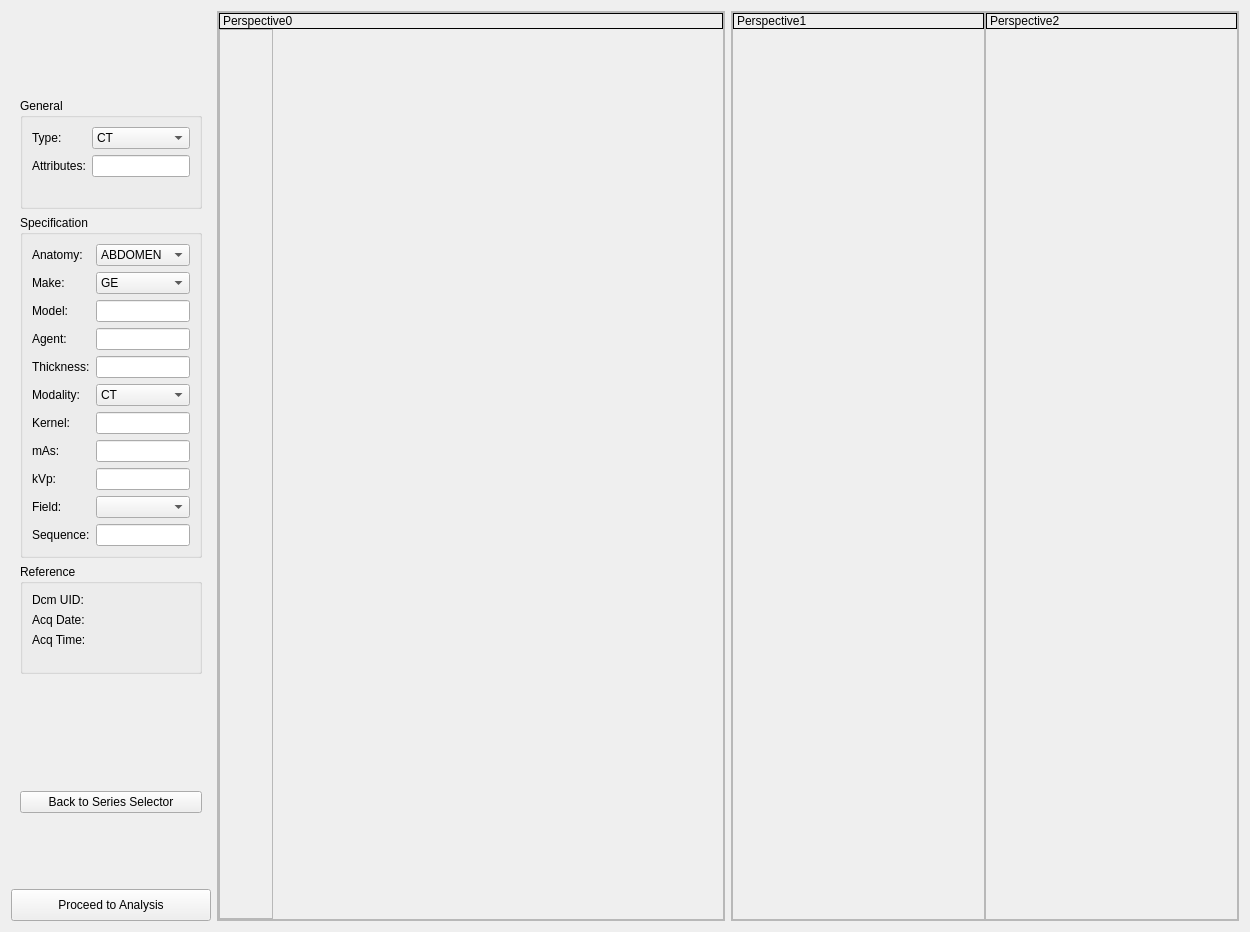
<?xml version="1.0" encoding="UTF-8"?>
<ui version="4.0">
 <class>seriesSurvey</class>
 <widget class="QWidget" name="seriesSurvey">
  <property name="geometry">
   <rect>
    <x>0</x>
    <y>0</y>
    <width>1250</width>
    <height>932</height>
   </rect>
  </property>
  <property name="windowTitle">
   <string>Form</string>
  </property>
  <layout class="QGridLayout" name="gridLayout">
   <item row="2" column="0">
    <widget class="QStackedWidget" name="seriesSelectionArea">
     <property name="maximumSize">
      <size>
       <width>200</width>
       <height>16777215</height>
      </size>
     </property>
     <property name="currentIndex">
      <number>1</number>
     </property>
     <widget class="QWidget" name="selectPage">
      <layout class="QGridLayout" name="gridLayout_2">
       <item row="0" column="0">
        <widget class="QPushButton" name="addSeriesButton">
         <property name="maximumSize">
          <size>
           <width>200</width>
           <height>20</height>
          </size>
         </property>
         <property name="text">
          <string>Add Series</string>
         </property>
        </widget>
       </item>
       <item row="1" column="0">
        <widget class="QScrollArea" name="seriesSelector">
         <property name="sizePolicy">
          <sizepolicy hsizetype="Preferred" vsizetype="Preferred">
           <horstretch>10</horstretch>
           <verstretch>0</verstretch>
          </sizepolicy>
         </property>
         <property name="minimumSize">
          <size>
           <width>124</width>
           <height>0</height>
          </size>
         </property>
         <property name="maximumSize">
          <size>
           <width>200</width>
           <height>16777215</height>
          </size>
         </property>
         <property name="widgetResizable">
          <bool>true</bool>
         </property>
         <widget class="QWidget" name="scrollAreaWidgetContents">
          <property name="geometry">
           <rect>
            <x>0</x>
            <y>0</y>
            <width>124</width>
            <height>182</height>
           </rect>
          </property>
          <property name="sizePolicy">
           <sizepolicy hsizetype="Preferred" vsizetype="Preferred">
            <horstretch>10</horstretch>
            <verstretch>0</verstretch>
           </sizepolicy>
          </property>
          <property name="minimumSize">
           <size>
            <width>124</width>
            <height>0</height>
           </size>
          </property>
          <property name="maximumSize">
           <size>
            <width>200</width>
            <height>16777215</height>
           </size>
          </property>
          <layout class="QGridLayout" name="gridLayout_11">
           <property name="leftMargin">
            <number>0</number>
           </property>
           <property name="topMargin">
            <number>0</number>
           </property>
           <property name="rightMargin">
            <number>0</number>
           </property>
           <property name="bottomMargin">
            <number>0</number>
           </property>
           <property name="spacing">
            <number>0</number>
           </property>
           <item row="0" column="0">
            <layout class="QVBoxLayout" name="seriesSetBox">
             <item>
              <layout class="QVBoxLayout" name="seriesWidget">
               <property name="spacing">
                <number>0</number>
               </property>
               <property name="sizeConstraint">
                <enum>QLayout::SetFixedSize</enum>
               </property>
               <property name="topMargin">
                <number>0</number>
               </property>
               <property name="bottomMargin">
                <number>0</number>
               </property>
               <item>
                <widget class="QLabel" name="seriesLabel">
                 <property name="maximumSize">
                  <size>
                   <width>16777215</width>
                   <height>16</height>
                  </size>
                 </property>
                 <property name="font">
                  <font>
                   <weight>75</weight>
                   <italic>true</italic>
                   <bold>true</bold>
                   <underline>true</underline>
                  </font>
                 </property>
                 <property name="autoFillBackground">
                  <bool>false</bool>
                 </property>
                 <property name="styleSheet">
                  <string notr="true">background-color: black</string>
                 </property>
                 <property name="text">
                  <string>shouldn't appear</string>
                 </property>
                 <property name="alignment">
                  <set>Qt::AlignCenter</set>
                 </property>
                </widget>
               </item>
               <item>
                <widget class="QWidget" name="seriesThumb" native="true">
                 <property name="sizePolicy">
                  <sizepolicy hsizetype="Expanding" vsizetype="Expanding">
                   <horstretch>0</horstretch>
                   <verstretch>0</verstretch>
                  </sizepolicy>
                 </property>
                 <property name="minimumSize">
                  <size>
                   <width>0</width>
                   <height>150</height>
                  </size>
                 </property>
                 <property name="maximumSize">
                  <size>
                   <width>16777215</width>
                   <height>200</height>
                  </size>
                 </property>
                 <property name="styleSheet">
                  <string notr="true">background-image: ./MR-MONO2-8-16x-heart.jpg</string>
                 </property>
                </widget>
               </item>
               <item>
                <widget class="Line" name="line_2">
                 <property name="orientation">
                  <enum>Qt::Horizontal</enum>
                 </property>
                </widget>
               </item>
              </layout>
             </item>
             <item>
              <spacer name="verticalSpacer">
               <property name="orientation">
                <enum>Qt::Vertical</enum>
               </property>
               <property name="sizeHint" stdset="0">
                <size>
                 <width>20</width>
                 <height>40</height>
                </size>
               </property>
              </spacer>
             </item>
            </layout>
           </item>
          </layout>
         </widget>
        </widget>
       </item>
      </layout>
     </widget>
     <widget class="QWidget" name="propertiesPage">
      <layout class="QVBoxLayout" name="verticalLayout">
       <item>
        <widget class="QGroupBox" name="generalProperties">
         <property name="sizePolicy">
          <sizepolicy hsizetype="Expanding" vsizetype="Expanding">
           <horstretch>0</horstretch>
           <verstretch>0</verstretch>
          </sizepolicy>
         </property>
         <property name="title">
          <string>General</string>
         </property>
         <layout class="QFormLayout" name="formLayout_4">
          <item row="1" column="0">
           <widget class="QLabel" name="seriesAttributesPrompt">
            <property name="text">
             <string>Attributes:</string>
            </property>
           </widget>
          </item>
          <item row="1" column="1">
           <widget class="QLineEdit" name="seriesAttributes"/>
          </item>
          <item row="0" column="0">
           <widget class="QLabel" name="seriesTypePrompt">
            <property name="text">
             <string>Type:</string>
            </property>
           </widget>
          </item>
          <item row="0" column="1">
           <widget class="QComboBox" name="seriesType">
            <property name="editable">
             <bool>false</bool>
            </property>
            <item>
             <property name="text">
              <string>CT</string>
             </property>
            </item>
            <item>
             <property name="text">
              <string>MRA</string>
             </property>
            </item>
            <item>
             <property name="text">
              <string>DCE</string>
             </property>
            </item>
            <item>
             <property name="text">
              <string>DWI</string>
             </property>
            </item>
            <item>
             <property name="text">
              <string>FIESTA</string>
             </property>
            </item>
            <item>
             <property name="text">
              <string>PC</string>
             </property>
            </item>
            <item>
             <property name="text">
              <string>T1w</string>
             </property>
            </item>
            <item>
             <property name="text">
              <string>T2w</string>
             </property>
            </item>
            <item>
             <property name="text">
              <string>TOF</string>
             </property>
            </item>
            <item>
             <property name="text">
              <string>DelayedEnhancement</string>
             </property>
            </item>
            <item>
             <property name="text">
              <string>DualEchoIn</string>
             </property>
            </item>
            <item>
             <property name="text">
              <string>DualEchoOut</string>
             </property>
            </item>
            <item>
             <property name="text">
              <string>US</string>
             </property>
            </item>
            <item>
             <property name="text">
              <string>IVUS</string>
             </property>
            </item>
            <item>
             <property name="text">
              <string>XA</string>
             </property>
            </item>
           </widget>
          </item>
         </layout>
        </widget>
       </item>
       <item>
        <widget class="QGroupBox" name="specification">
         <property name="sizePolicy">
          <sizepolicy hsizetype="Expanding" vsizetype="Expanding">
           <horstretch>0</horstretch>
           <verstretch>0</verstretch>
          </sizepolicy>
         </property>
         <property name="title">
          <string>Specification</string>
         </property>
         <layout class="QFormLayout" name="formLayout_5">
          <item row="0" column="0">
           <widget class="QLabel" name="anatomyPrompt">
            <property name="text">
             <string>Anatomy:</string>
            </property>
           </widget>
          </item>
          <item row="0" column="1">
           <widget class="QComboBox" name="anatomy">
            <property name="editable">
             <bool>false</bool>
            </property>
            <property name="sizeAdjustPolicy">
             <enum>QComboBox::AdjustToContents</enum>
            </property>
            <item>
             <property name="text">
              <string>ABDOMEN</string>
             </property>
            </item>
            <item>
             <property name="text">
              <string>CHEST</string>
             </property>
            </item>
            <item>
             <property name="text">
              <string>HEAD</string>
             </property>
            </item>
            <item>
             <property name="text">
              <string>HEAD AND NECK</string>
             </property>
            </item>
            <item>
             <property name="text">
              <string>LOWER</string>
             </property>
            </item>
            <item>
             <property name="text">
              <string>NECK</string>
             </property>
            </item>
           </widget>
          </item>
          <item row="1" column="0">
           <widget class="QLabel" name="makePrompt">
            <property name="text">
             <string>Make:</string>
            </property>
           </widget>
          </item>
          <item row="1" column="1">
           <widget class="QComboBox" name="make">
            <property name="editable">
             <bool>false</bool>
            </property>
            <item>
             <property name="text">
              <string>GE</string>
             </property>
            </item>
            <item>
             <property name="text">
              <string>Hitachi</string>
             </property>
            </item>
            <item>
             <property name="text">
              <string>Philips</string>
             </property>
            </item>
            <item>
             <property name="text">
              <string>Siemens</string>
             </property>
            </item>
            <item>
             <property name="text">
              <string>Toshiba</string>
             </property>
            </item>
           </widget>
          </item>
          <item row="2" column="0">
           <widget class="QLabel" name="modelPrompt">
            <property name="text">
             <string>Model:</string>
            </property>
           </widget>
          </item>
          <item row="2" column="1">
           <widget class="QLineEdit" name="model"/>
          </item>
          <item row="3" column="0">
           <widget class="QLabel" name="agentPrompt">
            <property name="text">
             <string>Agent:</string>
            </property>
           </widget>
          </item>
          <item row="3" column="1">
           <widget class="QLineEdit" name="agent"/>
          </item>
          <item row="4" column="0">
           <widget class="QLabel" name="thicknessPrompt">
            <property name="text">
             <string>Thickness:</string>
            </property>
           </widget>
          </item>
          <item row="4" column="1">
           <widget class="QLineEdit" name="thickness"/>
          </item>
          <item row="6" column="0">
           <widget class="QLabel" name="kernelPrompt">
            <property name="text">
             <string>Kernel:</string>
            </property>
           </widget>
          </item>
          <item row="6" column="1">
           <widget class="QLineEdit" name="kernel"/>
          </item>
          <item row="5" column="0">
           <widget class="QLabel" name="modalityPrompt">
            <property name="text">
             <string>Modality:</string>
            </property>
           </widget>
          </item>
          <item row="5" column="1">
           <widget class="QComboBox" name="modality">
            <property name="editable">
             <bool>false</bool>
            </property>
            <item>
             <property name="text">
              <string>CT</string>
             </property>
            </item>
            <item>
             <property name="text">
              <string>Dual-energy CT</string>
             </property>
            </item>
            <item>
             <property name="text">
              <string>MR</string>
             </property>
            </item>
            <item>
             <property name="text">
              <string>PET</string>
             </property>
            </item>
            <item>
             <property name="text">
              <string>SPECT</string>
             </property>
            </item>
            <item>
             <property name="text">
              <string>B-Mode US</string>
             </property>
            </item>
            <item>
             <property name="text">
              <string>IVUS</string>
             </property>
            </item>
           </widget>
          </item>
          <item row="7" column="0">
           <widget class="QLabel" name="mAsPrompt">
            <property name="text">
             <string>mAs:</string>
            </property>
           </widget>
          </item>
          <item row="7" column="1">
           <widget class="QLineEdit" name="mas"/>
          </item>
          <item row="8" column="0">
           <widget class="QLabel" name="kVpPrompt">
            <property name="text">
             <string>kVp:</string>
            </property>
           </widget>
          </item>
          <item row="8" column="1">
           <widget class="QLineEdit" name="kvp"/>
          </item>
          <item row="9" column="0">
           <widget class="QLabel" name="fieldStrengthPrompt">
            <property name="text">
             <string>Field:</string>
            </property>
           </widget>
          </item>
          <item row="9" column="1">
           <widget class="QComboBox" name="fieldStrength">
            <property name="editable">
             <bool>false</bool>
            </property>
            <item>
             <property name="text">
              <string/>
             </property>
            </item>
            <item>
             <property name="text">
              <string>0.5</string>
             </property>
            </item>
            <item>
             <property name="text">
              <string>1.0</string>
             </property>
            </item>
            <item>
             <property name="text">
              <string>1.5</string>
             </property>
            </item>
            <item>
             <property name="text">
              <string>3</string>
             </property>
            </item>
            <item>
             <property name="text">
              <string>7</string>
             </property>
            </item>
           </widget>
          </item>
          <item row="10" column="0">
           <widget class="QLabel" name="sequencePrompt">
            <property name="text">
             <string>Sequence:</string>
            </property>
           </widget>
          </item>
          <item row="10" column="1">
           <widget class="QLineEdit" name="sequence"/>
          </item>
         </layout>
        </widget>
       </item>
       <item>
        <widget class="QGroupBox" name="reference">
         <property name="sizePolicy">
          <sizepolicy hsizetype="Expanding" vsizetype="Expanding">
           <horstretch>0</horstretch>
           <verstretch>0</verstretch>
          </sizepolicy>
         </property>
         <property name="title">
          <string>Reference</string>
         </property>
         <layout class="QFormLayout" name="formLayout_6">
          <item row="0" column="0">
           <widget class="QLabel" name="dicomUIDPrompt">
            <property name="text">
             <string>Dcm UID:</string>
            </property>
           </widget>
          </item>
          <item row="0" column="1">
           <widget class="QLabel" name="dicomUID">
            <property name="text">
             <string/>
            </property>
           </widget>
          </item>
          <item row="1" column="0">
           <widget class="QLabel" name="dicomDatePrompt">
            <property name="text">
             <string>Acq Date:</string>
            </property>
           </widget>
          </item>
          <item row="1" column="1">
           <widget class="QLabel" name="dicomDate">
            <property name="text">
             <string/>
            </property>
           </widget>
          </item>
          <item row="2" column="0">
           <widget class="QLabel" name="acqTimePrompt">
            <property name="text">
             <string>Acq Time:</string>
            </property>
           </widget>
          </item>
          <item row="2" column="1">
           <widget class="QLabel" name="dicomTime">
            <property name="text">
             <string/>
            </property>
           </widget>
          </item>
         </layout>
        </widget>
       </item>
       <item>
        <spacer name="verticalSpacer_2">
         <property name="orientation">
          <enum>Qt::Vertical</enum>
         </property>
         <property name="sizeHint" stdset="0">
          <size>
           <width>20</width>
           <height>3</height>
          </size>
         </property>
        </spacer>
       </item>
       <item>
        <widget class="QPushButton" name="doneWithPropertiesButton">
         <property name="sizePolicy">
          <sizepolicy hsizetype="Expanding" vsizetype="Fixed">
           <horstretch>0</horstretch>
           <verstretch>0</verstretch>
          </sizepolicy>
         </property>
         <property name="text">
          <string>Back to Series Selector</string>
         </property>
        </widget>
       </item>
      </layout>
     </widget>
    </widget>
   </item>
   <item row="5" column="0">
    <widget class="QPushButton" name="proceedToAnalysisButton">
     <property name="sizePolicy">
      <sizepolicy hsizetype="Preferred" vsizetype="Fixed">
       <horstretch>10</horstretch>
       <verstretch>0</verstretch>
      </sizepolicy>
     </property>
     <property name="minimumSize">
      <size>
       <width>124</width>
       <height>32</height>
      </size>
     </property>
     <property name="maximumSize">
      <size>
       <width>200</width>
       <height>32</height>
      </size>
     </property>
     <property name="text">
      <string>Proceed to Analysis</string>
     </property>
    </widget>
   </item>
   <item row="4" column="0">
    <widget class="QLabel" name="elucidLogo">
     <property name="minimumSize">
      <size>
       <width>200</width>
       <height>49</height>
      </size>
     </property>
     <property name="maximumSize">
      <size>
       <width>200</width>
       <height>49</height>
      </size>
     </property>
     <property name="text">
      <string/>
     </property>
     <property name="pixmap">
      <pixmap resource="cap.qrc">:/cap/screenPixMaps/ElucidLogotransp-for-dark.png</pixmap>
     </property>
     <property name="scaledContents">
      <bool>true</bool>
     </property>
    </widget>
   </item>
   <item row="0" column="2" rowspan="6">
    <widget class="QFrame" name="orthogonalViews">
     <property name="sizePolicy">
      <sizepolicy hsizetype="Expanding" vsizetype="Expanding">
       <horstretch>0</horstretch>
       <verstretch>0</verstretch>
      </sizepolicy>
     </property>
     <property name="frameShape">
      <enum>QFrame::StyledPanel</enum>
     </property>
     <property name="frameShadow">
      <enum>QFrame::Raised</enum>
     </property>
     <layout class="QGridLayout" name="gridLayout_3">
      <property name="leftMargin">
       <number>0</number>
      </property>
      <property name="topMargin">
       <number>0</number>
      </property>
      <property name="rightMargin">
       <number>0</number>
      </property>
      <property name="bottomMargin">
       <number>0</number>
      </property>
      <property name="spacing">
       <number>0</number>
      </property>
      <item row="0" column="0">
       <widget class="QFrame" name="orthogonalViewFrame1">
        <property name="sizePolicy">
         <sizepolicy hsizetype="Expanding" vsizetype="Expanding">
          <horstretch>100</horstretch>
          <verstretch>20</verstretch>
         </sizepolicy>
        </property>
        <property name="frameShape">
         <enum>QFrame::StyledPanel</enum>
        </property>
        <property name="frameShadow">
         <enum>QFrame::Raised</enum>
        </property>
        <layout class="QGridLayout" name="gridLayout_5">
         <property name="leftMargin">
          <number>0</number>
         </property>
         <property name="topMargin">
          <number>0</number>
         </property>
         <property name="rightMargin">
          <number>0</number>
         </property>
         <property name="bottomMargin">
          <number>0</number>
         </property>
         <property name="spacing">
          <number>0</number>
         </property>
         <item row="0" column="0">
          <widget class="QLabel" name="orthogonalView1Label">
           <property name="sizePolicy">
            <sizepolicy hsizetype="Expanding" vsizetype="Preferred">
             <horstretch>100</horstretch>
             <verstretch>0</verstretch>
            </sizepolicy>
           </property>
           <property name="frameShape">
            <enum>QFrame::Box</enum>
           </property>
           <property name="text">
            <string>Perspective1</string>
           </property>
          </widget>
         </item>
         <item row="1" column="0">
          <widget class="QVTKWidget" name="orthogonalViewRender1" native="true">
           <property name="sizePolicy">
            <sizepolicy hsizetype="Expanding" vsizetype="Expanding">
             <horstretch>100</horstretch>
             <verstretch>100</verstretch>
            </sizepolicy>
           </property>
          </widget>
         </item>
        </layout>
       </widget>
      </item>
      <item row="0" column="1">
       <widget class="QFrame" name="orthogonalViewFrame2">
        <property name="sizePolicy">
         <sizepolicy hsizetype="Expanding" vsizetype="Expanding">
          <horstretch>100</horstretch>
          <verstretch>20</verstretch>
         </sizepolicy>
        </property>
        <property name="frameShape">
         <enum>QFrame::StyledPanel</enum>
        </property>
        <property name="frameShadow">
         <enum>QFrame::Raised</enum>
        </property>
        <layout class="QGridLayout" name="gridLayout_6">
         <property name="leftMargin">
          <number>0</number>
         </property>
         <property name="topMargin">
          <number>0</number>
         </property>
         <property name="rightMargin">
          <number>0</number>
         </property>
         <property name="bottomMargin">
          <number>0</number>
         </property>
         <property name="spacing">
          <number>0</number>
         </property>
         <item row="0" column="0">
          <widget class="QLabel" name="orthogonalView2Label">
           <property name="sizePolicy">
            <sizepolicy hsizetype="Expanding" vsizetype="Preferred">
             <horstretch>100</horstretch>
             <verstretch>0</verstretch>
            </sizepolicy>
           </property>
           <property name="frameShape">
            <enum>QFrame::Box</enum>
           </property>
           <property name="text">
            <string>Perspective2</string>
           </property>
          </widget>
         </item>
         <item row="1" column="0">
          <widget class="QVTKWidget" name="orthogonalViewRender2" native="true">
           <property name="sizePolicy">
            <sizepolicy hsizetype="Expanding" vsizetype="Expanding">
             <horstretch>100</horstretch>
             <verstretch>100</verstretch>
            </sizepolicy>
           </property>
          </widget>
         </item>
        </layout>
       </widget>
      </item>
     </layout>
    </widget>
   </item>
   <item row="0" column="1" rowspan="6">
    <widget class="QFrame" name="workingView">
     <property name="sizePolicy">
      <sizepolicy hsizetype="Expanding" vsizetype="Expanding">
       <horstretch>0</horstretch>
       <verstretch>0</verstretch>
      </sizepolicy>
     </property>
     <property name="frameShape">
      <enum>QFrame::StyledPanel</enum>
     </property>
     <property name="frameShadow">
      <enum>QFrame::Raised</enum>
     </property>
     <layout class="QGridLayout" name="gridLayout_7">
      <property name="leftMargin">
       <number>0</number>
      </property>
      <property name="topMargin">
       <number>0</number>
      </property>
      <property name="rightMargin">
       <number>0</number>
      </property>
      <property name="bottomMargin">
       <number>0</number>
      </property>
      <property name="spacing">
       <number>0</number>
      </property>
      <item row="0" column="0" colspan="2">
       <widget class="QFrame" name="workingViewFrame0">
        <property name="sizePolicy">
         <sizepolicy hsizetype="Expanding" vsizetype="Expanding">
          <horstretch>100</horstretch>
          <verstretch>80</verstretch>
         </sizepolicy>
        </property>
        <property name="frameShape">
         <enum>QFrame::StyledPanel</enum>
        </property>
        <property name="frameShadow">
         <enum>QFrame::Raised</enum>
        </property>
        <layout class="QGridLayout" name="gridLayout_8">
         <property name="leftMargin">
          <number>0</number>
         </property>
         <property name="topMargin">
          <number>0</number>
         </property>
         <property name="rightMargin">
          <number>0</number>
         </property>
         <property name="bottomMargin">
          <number>0</number>
         </property>
         <property name="spacing">
          <number>0</number>
         </property>
         <item row="1" column="1">
          <widget class="QVTKWidget" name="workingViewRender0" native="true">
           <property name="sizePolicy">
            <sizepolicy hsizetype="Expanding" vsizetype="Expanding">
             <horstretch>100</horstretch>
             <verstretch>100</verstretch>
            </sizepolicy>
           </property>
          </widget>
         </item>
         <item row="0" column="0" colspan="2">
          <widget class="QLabel" name="workingViewLabel">
           <property name="sizePolicy">
            <sizepolicy hsizetype="Expanding" vsizetype="Preferred">
             <horstretch>100</horstretch>
             <verstretch>0</verstretch>
            </sizepolicy>
           </property>
           <property name="frameShape">
            <enum>QFrame::Box</enum>
           </property>
           <property name="text">
            <string>Perspective0</string>
           </property>
          </widget>
         </item>
         <item row="1" column="0">
          <widget class="QWidget" name="workingViewFrame0ControlsBox" native="true">
           <property name="sizePolicy">
            <sizepolicy hsizetype="Maximum" vsizetype="Preferred">
             <horstretch>0</horstretch>
             <verstretch>100</verstretch>
            </sizepolicy>
           </property>
           <property name="minimumSize">
            <size>
             <width>54</width>
             <height>0</height>
            </size>
           </property>
           <property name="maximumSize">
            <size>
             <width>54</width>
             <height>16777215</height>
            </size>
           </property>
           <layout class="QGridLayout" name="gridLayout_4">
            <property name="leftMargin">
             <number>0</number>
            </property>
            <property name="topMargin">
             <number>0</number>
            </property>
            <property name="rightMargin">
             <number>0</number>
            </property>
            <property name="bottomMargin">
             <number>0</number>
            </property>
            <property name="spacing">
             <number>0</number>
            </property>
            <item row="0" column="0">
             <widget class="QScrollArea" name="workingViewControlsScrollArea">
              <property name="sizePolicy">
               <sizepolicy hsizetype="Preferred" vsizetype="Preferred">
                <horstretch>10</horstretch>
                <verstretch>0</verstretch>
               </sizepolicy>
              </property>
              <property name="minimumSize">
               <size>
                <width>54</width>
                <height>0</height>
               </size>
              </property>
              <property name="maximumSize">
               <size>
                <width>54</width>
                <height>16777215</height>
               </size>
              </property>
              <property name="horizontalScrollBarPolicy">
               <enum>Qt::ScrollBarAlwaysOff</enum>
              </property>
              <property name="widgetResizable">
               <bool>true</bool>
              </property>
              <widget class="QWidget" name="scrollAreaWidgetContents_3">
               <property name="geometry">
                <rect>
                 <x>0</x>
                 <y>0</y>
                 <width>54</width>
                 <height>884</height>
                </rect>
               </property>
               <property name="sizePolicy">
                <sizepolicy hsizetype="Preferred" vsizetype="Preferred">
                 <horstretch>10</horstretch>
                 <verstretch>0</verstretch>
                </sizepolicy>
               </property>
               <property name="minimumSize">
                <size>
                 <width>54</width>
                 <height>0</height>
                </size>
               </property>
               <property name="maximumSize">
                <size>
                 <width>100</width>
                 <height>16777215</height>
                </size>
               </property>
               <layout class="QGridLayout" name="gridLayout_12">
                <property name="leftMargin">
                 <number>0</number>
                </property>
                <property name="topMargin">
                 <number>0</number>
                </property>
                <property name="rightMargin">
                 <number>0</number>
                </property>
                <property name="bottomMargin">
                 <number>0</number>
                </property>
                <property name="spacing">
                 <number>0</number>
                </property>
                <item row="0" column="0">
                 <layout class="QVBoxLayout" name="workingViewFrame0Controls">
                  <property name="spacing">
                   <number>1</number>
                  </property>
                  <item>
                   <spacer name="verticalSpacer_3">
                    <property name="orientation">
                     <enum>Qt::Vertical</enum>
                    </property>
                    <property name="sizeHint" stdset="0">
                     <size>
                      <width>20</width>
                      <height>40</height>
                     </size>
                    </property>
                   </spacer>
                  </item>
                 </layout>
                </item>
               </layout>
              </widget>
             </widget>
            </item>
           </layout>
          </widget>
         </item>
        </layout>
       </widget>
      </item>
     </layout>
    </widget>
   </item>
   <item row="0" column="0">
    <widget class="QLabel" name="productLogo">
     <property name="sizePolicy">
      <sizepolicy hsizetype="Preferred" vsizetype="Preferred">
       <horstretch>10</horstretch>
       <verstretch>0</verstretch>
      </sizepolicy>
     </property>
     <property name="minimumSize">
      <size>
       <width>200</width>
       <height>30</height>
      </size>
     </property>
     <property name="maximumSize">
      <size>
       <width>200</width>
       <height>30</height>
      </size>
     </property>
     <property name="text">
      <string/>
     </property>
     <property name="pixmap">
      <pixmap resource="cap.qrc">:/cap/screenPixMaps/ElucidVivoLogotransp-for-dark.png</pixmap>
     </property>
     <property name="scaledContents">
      <bool>true</bool>
     </property>
    </widget>
   </item>
   <item row="1" column="0">
    <widget class="QLabel" name="label">
     <property name="minimumSize">
      <size>
       <width>200</width>
       <height>36</height>
      </size>
     </property>
     <property name="maximumSize">
      <size>
       <width>200</width>
       <height>36</height>
      </size>
     </property>
     <property name="text">
      <string/>
     </property>
     <property name="pixmap">
      <pixmap>:/cap/screenPixMaps/survey.png</pixmap>
     </property>
     <property name="scaledContents">
      <bool>true</bool>
     </property>
    </widget>
   </item>
  </layout>
 </widget>
 <customwidgets>
  <customwidget>
   <class>QVTKWidget</class>
   <extends>QWidget</extends>
   <header>QVTKWidget.h</header>
   <container>1</container>
  </customwidget>
 </customwidgets>
 <resources>
  <include location="cap.qrc"/>
 </resources>
 <connections/>
</ui>
